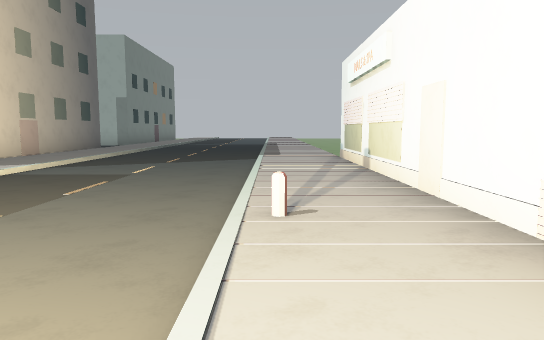
view 1 (above)

17 first-person views from a walk through a 3-D level made in the Godot game engine. The camera is 1.2 m above the floor, tilts 6° down and sees 70° across. The floor is counted in squares, 2 m on a side. Each view is taken from the middle of a square. On the plan, view 1 faces up. The plan holds only what a view shows up to about 11 squares ahead; the rest is blank. The place goes on beyond the plan.

view 2
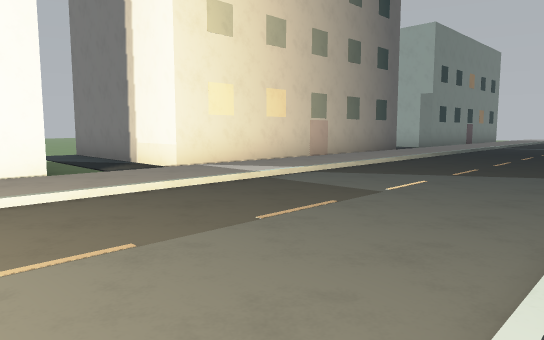

view 3
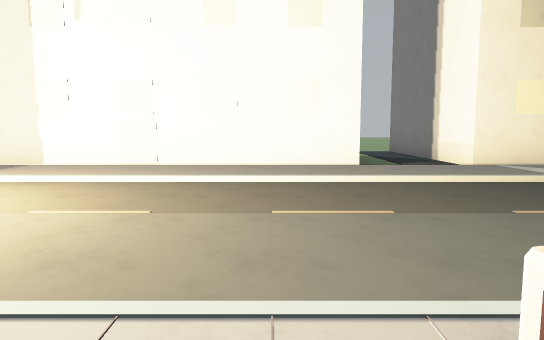

view 4
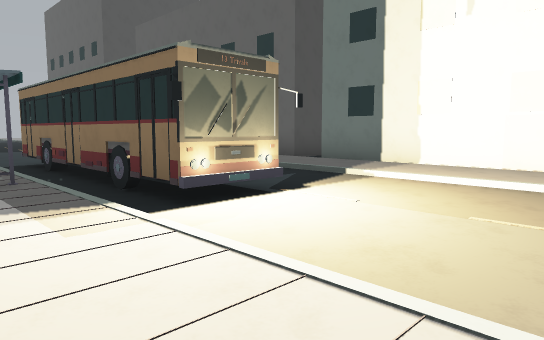

view 5
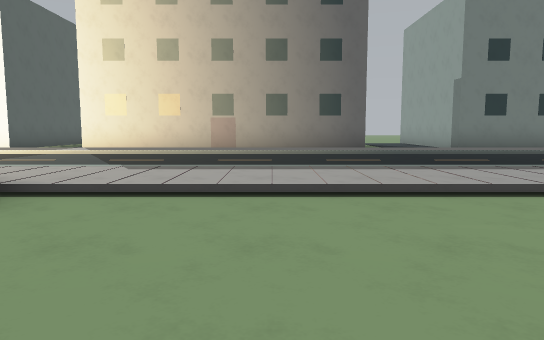

view 6
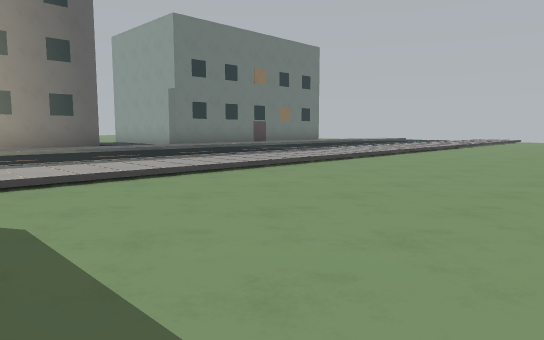

view 7
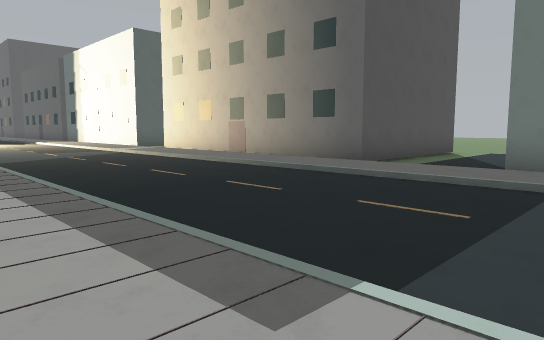

view 8
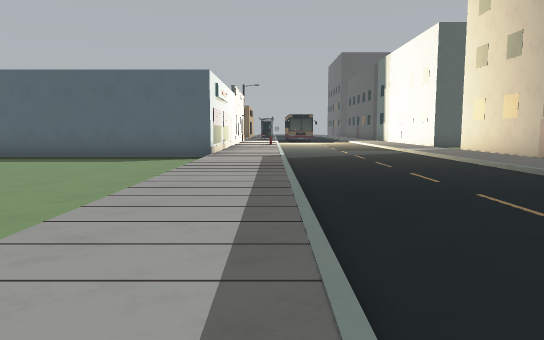

view 9
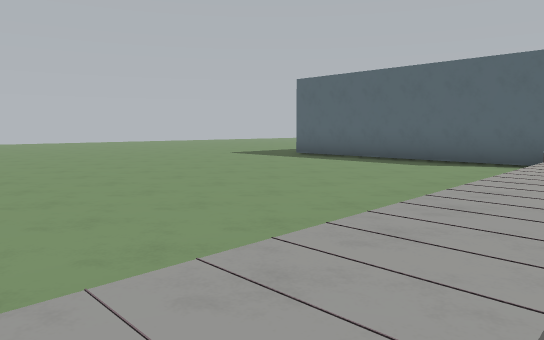

view 10
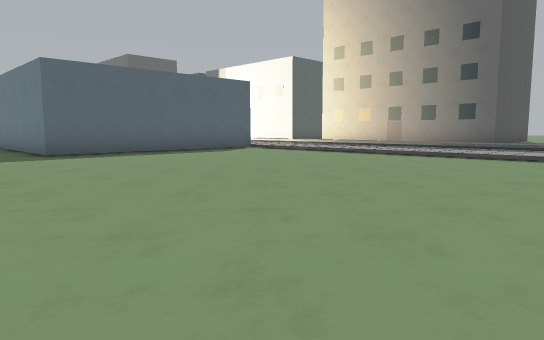

view 11
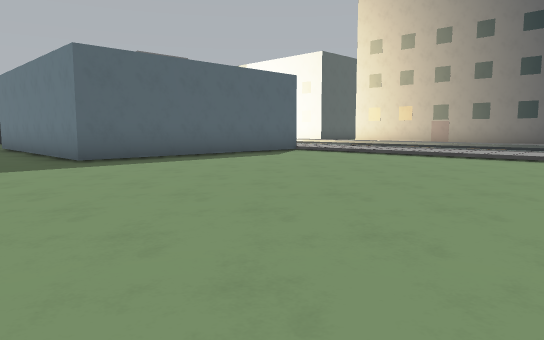

view 12
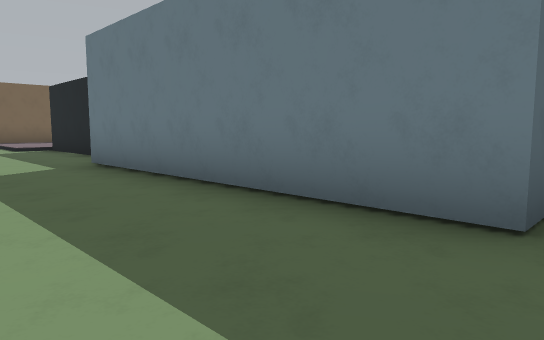

view 13
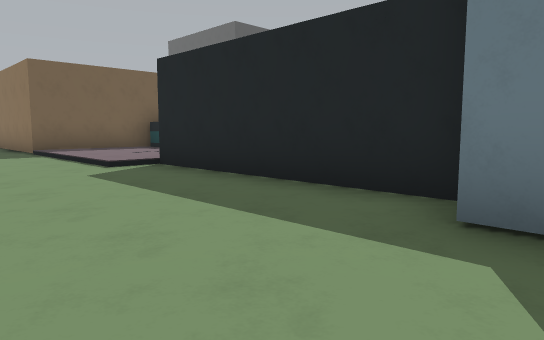

view 14
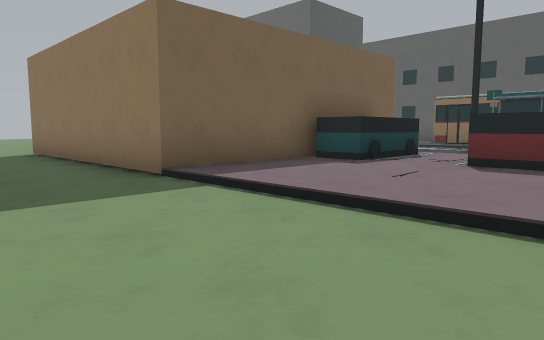

view 15
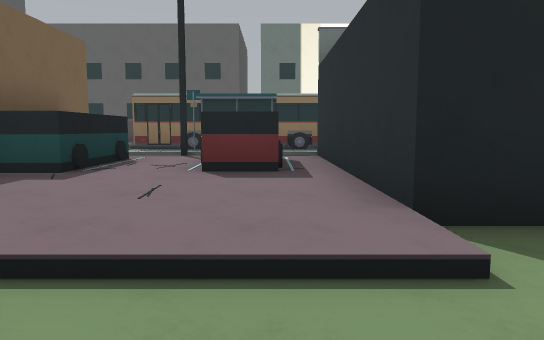

view 16
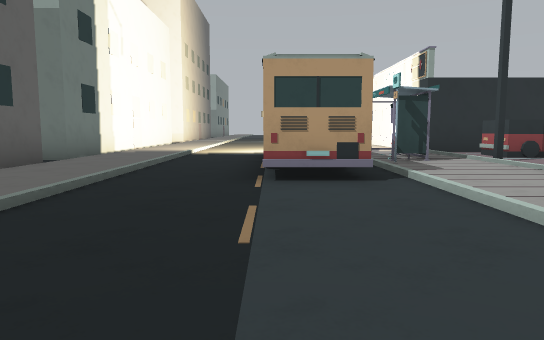

view 17
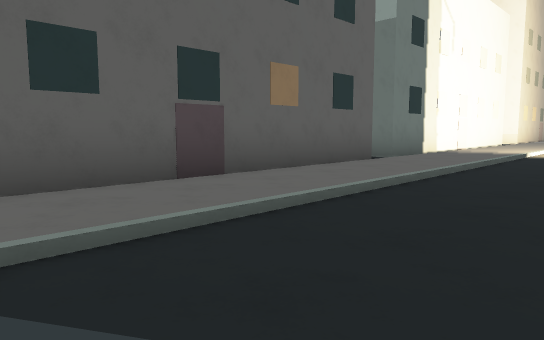

### Floor plan
Key: @ floor where view 1 was taken; # wall or solid block; . main floor; : floor 0.25 m higher than the main floor; / step, stairs or slope; = window, fence, low wall or low ledge; ^ raised ledge.
Columns run from 11 left of view 1 to 10 right of it. Each row starts with its distance up from view 1.
 18      #:  ..::...  ....
 17      #:/...::.........
 16    ...:/...::.........
 15  .....:/...::.........
 14  .....:/...::.........
 13  #####:/...::.........
 12      #:/...::.........
 11      #:/...::........
 10      #:/...::........
  9      #:/...::.........
  8      #:/...::######...
  7      #:/...::#    #...
  6 ######:/...::#    #...
  5 ......:/...::#    #..
  4   ....:/...::#    #..
  3      #:/...=:#   ##...
  2      #:/...::#   #....
  1      #:/...::    #....
  0      #:/...@:    #....
 -1      #:/...::    #...
 -2      #:/. #::    #...
 -3      #:/. #::#####/...
 -4     ##:/. ## :^^:::...
 -5      .:/. ###:^^:::...
 -6     ##:/. ###::::::...
 -7      #:/.##:::^^:::..
 -8      #:/...::######..
 -9      #:/...:      #..
-10      #:/...:      #..
-11      #:/...       #..
-12       :/..        #.
-13                   #.
-14                   ..
-15                   ..

Where each view was taken, in squares from view 1:
view 1: 0 up, 0 right, facing up
view 2: 2 up, 0 right, facing up-left
view 3: 2 up, 1 right, facing left
view 4: 1 up, 1 right, facing down-left
view 5: 11 up, 5 right, facing left
view 6: 9 up, 6 right, facing up-left
view 7: 18 up, 1 right, facing down-left
view 8: 18 up, 0 right, facing down
view 9: 17 up, 0 right, facing down-right
view 10: 18 up, 10 right, facing down-left
view 11: 16 up, 10 right, facing down-left
view 12: 9 up, 10 right, facing down-left
view 13: 3 up, 10 right, facing down-left
view 14: 3 down, 10 right, facing down-left
view 15: 4 down, 9 right, facing left
view 16: 12 down, 2 left, facing up
view 17: 12 down, 2 left, facing up-left
